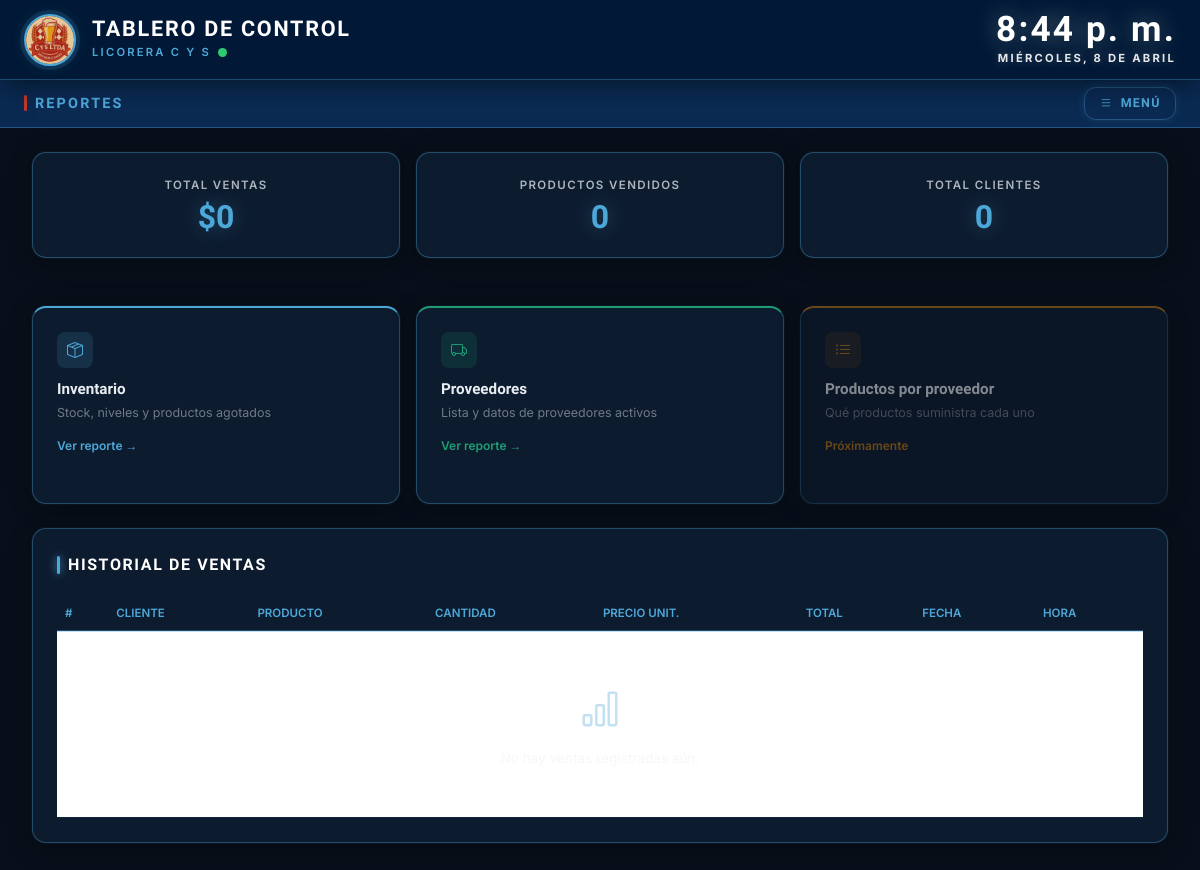
/reportes/, run on an earlier commit of the app's database.
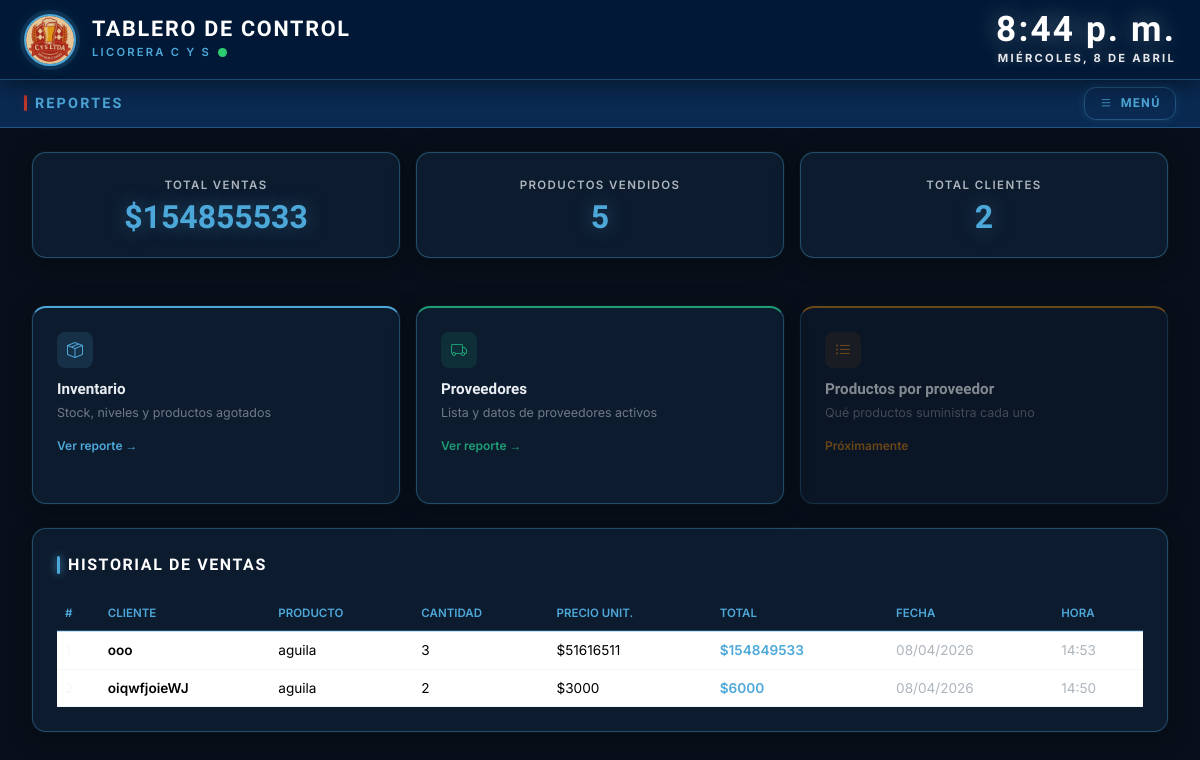
And on a later commit of the database.
### ventas/models.py (models this page shows, shortened)
class Venta(models.Model):
    cliente = models.CharField(max_length=100)
    fecha   = models.DateTimeField(auto_now_add=True)
    class Meta:
        verbose_name        = "Venta"
        verbose_name_plural = "Ventas"
        ordering            = ["-fecha"]
    def total(self):
        return sum(d.subtotal() for d in self.detalles.all())

class DetalleVenta(models.Model):
    venta           = models.ForeignKey(Venta, on_delete=models.CASCADE, related_name='detalles')
    producto        = models.ForeignKey(Producto, on_delete=models.PROTECT, related_name='detalles_venta')
    presentacion    = models.ForeignKey(PresentacionProducto, on_delete=models.SET_NULL,
                                        null=True, blank=True, related_name='detalles_venta')
    cantidad        = models.PositiveIntegerField()
    precio_unitario = models.DecimalField(max_digits=12, decimal_places=2)
    class Meta:
        verbose_name        = "Detalle de Venta"
        verbose_name_plural = "Detalles de Venta"
    def subtotal(self):
        return self.cantidad * self.precio_unitario

### producto/models.py (models this page shows, shortened)
class Producto(models.Model):
    codigo              = models.CharField(max_length=30, unique=True)
    nombre              = models.CharField(max_length=150)
    descripcion         = models.TextField(blank=True, null=True)
    cantidad_disponible = models.PositiveIntegerField(default=0)
    precio_unitario     = models.DecimalField(max_digits=12, decimal_places=2, default=0, blank=True)
    unidad              = models.CharField(max_length=10, default="UND", blank=True)
    categoria           = models.ForeignKey(Categoria, on_delete=models.PROTECT, related_name="productos")
    class Meta:
        verbose_name        = "Producto"
        verbose_name_plural = "Productos"
        ordering            = ["nombre"]

### reportes/views.py (the view)
# urls.py: path('reportes/', include('reportes.urls')),
def reportes(request):
    ventas      = Venta.objects.prefetch_related('detalles__producto').all()
    productos   = Producto.objects.all().order_by('nombre')
    proveedores = Proveedor.objects.all().order_by('nombre_empresa')  # ← corregido
    total_ventas    = sum(v.total() for v in ventas)
    total_productos = sum(det.cantidad for v in ventas for det in v.detalles.all())
    total_clientes  = ventas.values('cliente').distinct().count()
    total_registrados = productos.count()
    total_en_stock    = productos.filter(cantidad_disponible__gt=10).count()
    total_stock_bajo  = productos.filter(cantidad_disponible__gt=0, cantidad_disponible__lte=10).count()
    total_agotados    = productos.filter(cantidad_disponible=0).count()
    entradas = Inventario.objects.filter(tipo='entrada').select_related('producto').order_by('-fecha_actualizada')
    salidas  = Inventario.objects.filter(tipo='salida').select_related('producto').order_by('-fecha_actualizada')
    return render(request, 'reportes.html', {
        'ventas':            ventas,
        'total_ventas':      total_ventas,
        'total_productos':   total_productos,
        'total_clientes':    total_clientes,
        'productos':         productos,
        'proveedores':       proveedores,
        'total_registrados': total_registrados,
        'total_en_stock':    total_en_stock,
        'total_stock_bajo':  total_stock_bajo,
        'total_agotados':    total_agotados,
        'entradas':          entradas,
        'salidas':           salidas,
    })

### licorera/context_processors.py (called while the page is built)
def datos_globales(request):
    return {
        "total_productos": Producto.objects.count(),
        "stock_critico": Producto.objects.filter(cantidad_disponible__lte=5).count(),
        "total_categorias": Categoria.objects.count()
    }

### producto/models.py (called while the page is built)
    def __str__(self):
        return self.nombre

### reportes/templates/reportes.html (shortened to what this page needs)
{% extends 'base.html' %}
{% load static %}
{% block page_title %}Reportes{% endblock %}
{% block extra_css %}
<link rel="stylesheet" href="{% static 'css/reportes.css' %}">
{% endblock %}
{% block content %}
<div class="container-fluid p-0">
  <div class="row gx-3 gy-3 mb-4">
    <div class="col-md-4">
      <div class="cys-card text-center">
        <div class="cys-reporte-label">Total Ventas</div>
        <div class="cys-reporte-val">${{ total_ventas|floatformat:0 }}</div>
      </div>
    </div>
    <div class="col-md-4">
      <div class="cys-card text-center">
        <div class="cys-reporte-label">Productos Vendidos</div>
        <div class="cys-reporte-val">{{ total_productos }}</div>
      </div>
    </div>
    <div class="col-md-4">
      <div class="cys-card text-center">
        <div class="cys-reporte-label">Total Clientes</div>
        <div class="cys-reporte-val">{{ total_clientes }}</div>
      </div>
    </div>
  </div>
  <div class="row gx-3 gy-3 mb-4">
    <div class="col-md-4">
      <div class="cys-card h-100" style="border-top:2px solid var(--azul-claro); cursor:pointer;"
           data-bs-toggle="modal" data-bs-target="#modalInventario">
        <div style="width:36px; height:36px; border-radius:8px; background:rgba(77,168,218,.15);
                    display:flex; align-items:center; justify-content:center; margin-bottom:10px;">
          <i class="bi bi-box-seam" style="color:var(--azul-claro); font-size:16px;"></i>
        </div>
        <div style="font-family:'Rajdhani',sans-serif; font-weight:700; font-size:.95rem;
                    color:var(--texto); margin-bottom:4px;">Inventario</div>
        <div style="font-size:.78rem; color:var(--texto-muted); margin-bottom:14px;">
          Stock, niveles y productos agotados
        </div>
        <div style="font-size:.75rem; color:var(--azul-claro); font-weight:600;">Ver reporte →</div>
      </div>
    </div>
    <div class="col-md-4">
      <div class="cys-card h-100" style="border-top:2px solid #1D9E75; cursor:pointer;"
           data-bs-toggle="modal" data-bs-target="#modalProveedores">
        <div style="width:36px; height:36px; border-radius:8px; background:rgba(29,158,117,.15);
                    display:flex; align-items:center; justify-content:center; margin-bottom:10px;">
          <i class="bi bi-truck" style="color:#1D9E75; font-size:16px;"></i>
        </div>
        <div style="font-family:'Rajdhani',sans-serif; font-weight:700; font-size:.95rem;
                    color:var(--texto); margin-bottom:4px;">Proveedores</div>
        <div style="font-size:.78rem; color:var(--texto-muted); margin-bottom:14px;">
          Lista y datos de proveedores activos
        </div>
        <div style="font-size:.75rem; color:#1D9E75; font-weight:600;">Ver reporte →</div>
      </div>
    </div>
    <div class="col-md-4">
      <div class="cys-card h-100" style="border-top:2px solid #BA7517; cursor:default; opacity:.55;">
        <div style="width:36px; height:36px; border-radius:8px; background:rgba(186,117,23,.15);
                    display:flex; align-items:center; justify-content:center; margin-bottom:10px;">
          <i class="bi bi-list-ul" style="color:#BA7517; font-size:16px;"></i>
        </div>
        <div style="font-family:'Rajdhani',sans-serif; font-weight:700; font-size:.95rem;
                    color:var(--texto); margin-bottom:4px;">Productos por proveedor</div>
        <div style="font-size:.78rem; color:var(--texto-muted); margin-bottom:14px;">
          Qué productos suministra cada uno
        </div>
        <div style="font-size:.75rem; color:#BA7517; font-weight:600;">Próximamente</div>
      </div>
    </div>
  </div>
  <section class="cys-card mb-4">
    <div class="cys-card__title">Historial de Ventas</div>
    <div class="table-responsive">
      <table class="table table-hover align-middle mb-0">
        <thead>
          <tr style="border-bottom:2px solid var(--azul-borde);">
            <th class="text-uppercase" style="font-size:.72rem; color:var(--gris-claro); font-weight:600;">#</th>
            <th class="text-uppercase" style="font-size:.72rem; color:var(--gris-claro); font-weight:600;">Cliente</th>
            <th class="text-uppercase" style="font-size:.72rem; color:var(--gris-claro); font-weight:600;">Producto</th>
            <th class="text-uppercase" style="font-size:.72rem; color:var(--gris-claro); font-weight:600;">Cantidad</th>
            <th class="text-uppercase" style="font-size:.72rem; color:var(--gris-claro); font-weight:600;">Precio Unit.</th>
            <th class="text-uppercase" style="font-size:.72rem; color:var(--gris-claro); font-weight:600;">Total</th>
            <th class="text-uppercase" style="font-size:.72rem; color:var(--gris-claro); font-weight:600;">Fecha</th>
            <th class="text-uppercase" style="font-size:.72rem; color:var(--gris-claro); font-weight:600;">Hora</th>
          </tr>
        </thead>
        <tbody>
          {% for venta in ventas %}
            {% for det in venta.detalles.all %}
            <tr>
              <td style="font-size:.85rem; color:var(--texto-muted);">{{ forloop.parentloop.counter }}</td>
              <td style="font-size:.85rem; font-weight:600;">{{ venta.cliente }}</td>
              <td style="font-size:.85rem;">{{ det.producto.nombre }}</td>
              <td style="font-size:.85rem;">{{ det.cantidad }}</td>
              <td style="font-size:.85rem;">${{ det.precio_unitario|floatformat:0 }}</td>
              <td style="font-size:.85rem; font-weight:600; color:var(--azul-claro);">
                ${{ det.subtotal|floatformat:0 }}
              </td>
              <td style="font-size:.85rem; color:var(--gris-claro);">{{ venta.fecha|date:"d/m/Y" }}</td>
              <td style="font-size:.85rem; color:var(--gris-claro);">{{ venta.fecha|date:"H:i" }}</td>
            </tr>
            {% endfor %}
          {% empty %}
          <tr>
            <td colspan="8" class="text-center py-5" style="color:var(--texto-muted); font-size:.85rem;">
              <i class="bi bi-bar-chart d-block mb-2" style="font-size:2.5rem; color:var(--azul-borde);"></i>
            </td>
          </tr>
          {% endfor %}
        </tbody>
      </table>
    </div>
  </section>
</div>
{% endblock %}

### templates/base.html (shortened to what this page needs)
{% load static %}
<!DOCTYPE html>
<html lang="es">
<head>
  <link href="https://cdn.jsdelivr.net/npm/bootstrap@5.3.3/dist/css/bootstrap.min.css" rel="stylesheet"/>
  <link href="https://cdn.jsdelivr.net/npm/bootstrap-icons@1.11.3/font/bootstrap-icons.min.css" rel="stylesheet"/>
  <link rel="stylesheet" href="{% static 'css/style.css' %}">
  {% block extra_css %}{% endblock %}
</head>
<body>
  <header class="cys-header">
    <div class="cys-header__brand">
      <img src="{% static 'img/logo.jpeg' %}" alt="Logo CYS" class="cys-header__logo">
      <div>
        <div class="cys-header__title">Tablero de Control</div>
        <div class="cys-header__sub">
          <span>Licorera C Y S</span>
          <span class="cys-dot"></span>
        </div>
      </div>
    </div>
    <div class="cys-header__clock">
      <div id="reloj" class="cys-header__clock-time">12:00 p. m.</div>
      <div id="fecha" class="cys-header__clock-date">—</div>
    </div>
  </header>
  <nav class="cys-subnav">
    <span class="cys-subnav__page">
      {% block page_title %}Tablero{% endblock %}
    </span>
    <button class="cys-menu-btn" id="menuBtn">
      <i class="bi bi-list"></i> Menú
    </button>
  </nav>
  <main class="cys-main">
    {% block content %}{% endblock %}
  </main>
</body>
</html>

### templates/partials/aside.html (shortened to what this page needs)
{% load static %}

### static/css/reportes.css (style rules this page uses)
.cys-reporte-val { font-family: 'Rajdhani', sans-serif; font-size: 2rem; font-weight: 700; color: var(--azul-claro); line-height: 1; text-shadow: 0 0 20px rgba(77,168,218,.4); }
.cys-reporte-label { font-size: .72rem; font-weight: 600; color: var(--gris-claro); letter-spacing: .12em; text-transform: uppercase; margin-bottom: .4rem; }

What changed in the data, as far as the page shows it:
added Venta: cliente "ooo", fecha "08/04/2026", fecha "14:53"
added DetalleVenta: producto.nombre "aguila", cantidad "3", precio_unitario "51616511", subtotal "154849533"
added Venta: cliente "oiqwfjoieWJ", fecha "08/04/2026", fecha "14:50"
added DetalleVenta: producto.nombre "aguila", cantidad "2", precio_unitario "3000", subtotal "6000"
Also different on the page:
{{ total_ventas|floatformat:0 }}: "0" → "154855533"
{{ total_productos }}: "0" → "5"
{{ total_clientes }}: "0" → "2"
